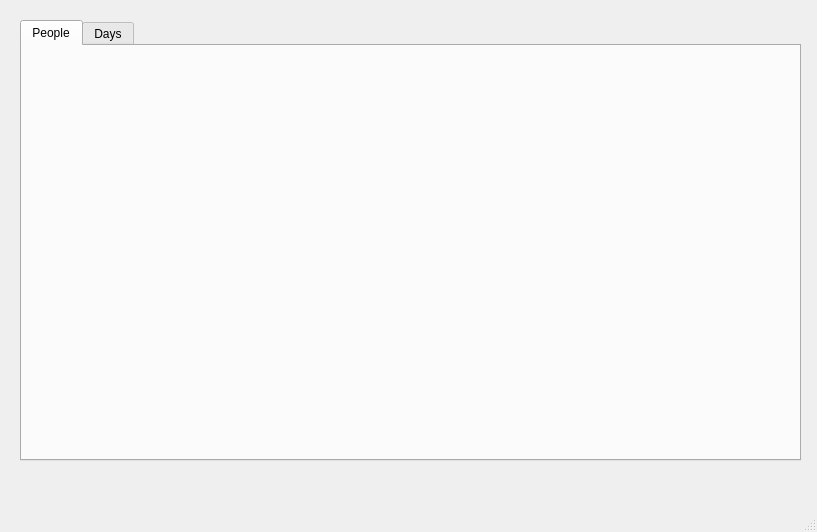
<?xml version="1.0" encoding="UTF-8"?>
<ui version="4.0">
 <class>MainWindow</class>
 <widget class="QMainWindow" name="MainWindow">
  <property name="geometry">
   <rect>
    <x>0</x>
    <y>0</y>
    <width>817</width>
    <height>532</height>
   </rect>
  </property>
  <property name="windowTitle">
   <string>MainWindow</string>
  </property>
  <widget class="QWidget" name="centralWidget">
   <widget class="QTabWidget" name="tabWidget">
    <property name="geometry">
     <rect>
      <x>20</x>
      <y>20</y>
      <width>781</width>
      <height>441</height>
     </rect>
    </property>
    <property name="currentIndex">
     <number>0</number>
    </property>
    <widget class="QCustomPlot" name="peopleGraph">
     <attribute name="title">
      <string>People</string>
     </attribute>
    </widget>
    <widget class="QCustomPlot" name="dayGraph">
     <attribute name="title">
      <string>Days</string>
     </attribute>
    </widget>
   </widget>
  </widget>
  <widget class="QMenuBar" name="menuBar">
   <property name="geometry">
    <rect>
     <x>0</x>
     <y>0</y>
     <width>817</width>
     <height>21</height>
    </rect>
   </property>
  </widget>
  <widget class="QStatusBar" name="statusBar"/>
 </widget>
 <layoutdefault spacing="6" margin="11"/>
 <customwidgets>
  <customwidget>
   <class>QCustomPlot</class>
   <extends>QWidget</extends>
   <header>qcustomplot.h</header>
   <container>1</container>
  </customwidget>
 </customwidgets>
 <resources/>
 <connections/>
</ui>
